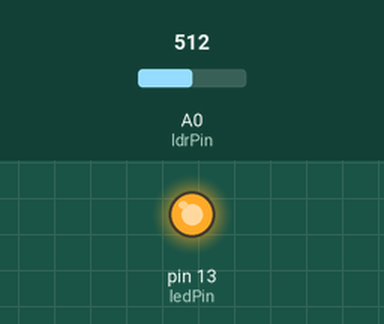
This sketch was run on a simulated Arduino Uno, built with avr-gcc and run on an emulated ATmega328P. Parts: output pins drawn as LEDs (lit = HIGH). The test bench sets the inputs (shaded band); at power-on: A0 (ldrPin) = 512.

Above: at 1.2 s.
1.3 s: A0 (ldrPin) set to 308
2.8 s: A0 (ldrPin) set to 291
At 4.0 s:
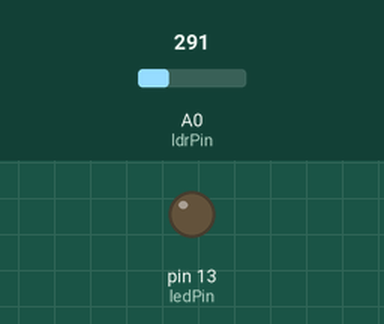
4.3 s: A0 (ldrPin) set to 306
At 5.3 s:
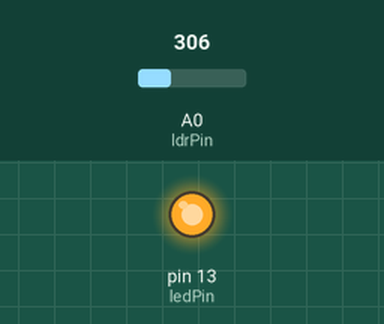
5.8 s: A0 (ldrPin) set to 122
At 6.4 s:
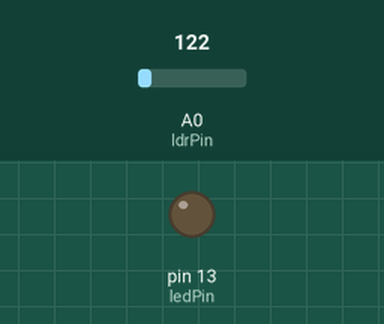
Timing chart, 0 to 8.3 s (numbered marks = the images above; inputs shaded):
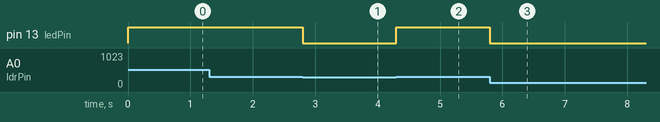

The sketch:

ldrcomled.ino
```cpp
const int ledPin = 13;
const int ldrPin = A0;

void setup()
{
  Serial.begin(9600);
  pinMode(ledPin, OUTPUT);
  pinMode(ldrPin, INPUT);
}

void loop()
{
  int ldrSt = analogRead(ldrPin);
  if(ldrSt >301)
  {
    digitalWrite(ledPin, HIGH);
  }
  else
  {
    digitalWrite(ledPin, LOW);
  }
}
```

Measured:
- the behaviour switches between 302 and 301 on A0 (ldrPin) (found by bisection; images 0 and 1)
- after the input at 1.3 s, every drawn part: stays the same
- after the input at 2.8 s, pin 13 (ledPin): HIGH → LOW at once
- after the input at 4.3 s, pin 13 (ledPin): LOW → HIGH at once
- after the input at 5.8 s, pin 13 (ledPin): HIGH → LOW at once
